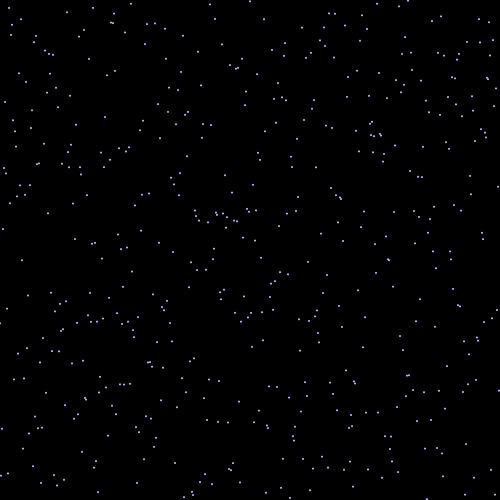
Frame 1 (no input)
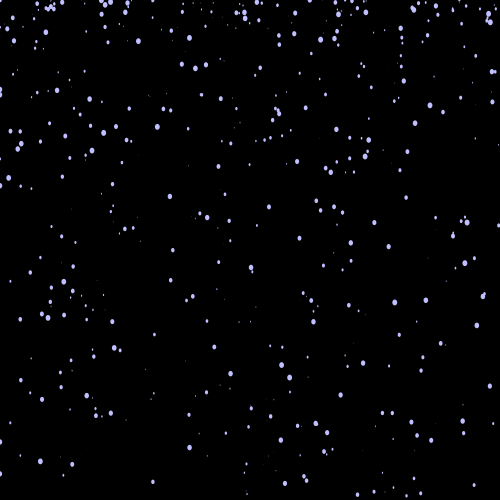
Frame 60 (the mouse pressed at the canvas centre just before this capture)
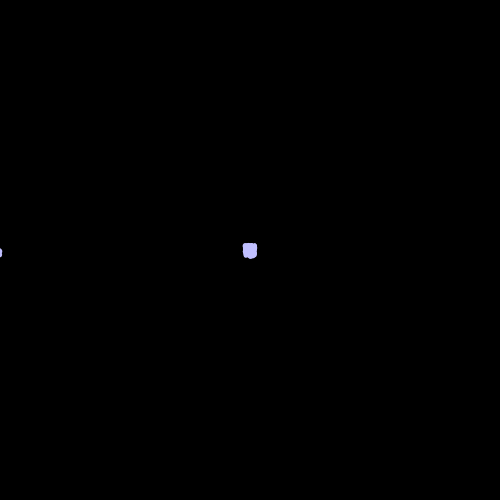
Frame 120 (the mouse held since frame 60 and released just before this capture)

The Processing sketch that drew these frames (run headless with seeded random() and noise(); from frame 60 on, the mouse is pressed at the canvas centre):

// Processing sketch: processing_42363
// ── processing_42363.pde

//Michael Kling
//Object Oriented Programming


//declaration object
color[] myColors={
  #ff00ff, #ff0000,#ff9900,#ffff00,#00ff00,#00ffff
};
Ball myBall;
Ball myBall2;
Ball myBall3;
Ball myBall4;

int NUM_BALLS = 500;
Ball[] myBalls = new Ball[NUM_BALLS];
void setup(){

   size(500,500);
   smooth();
   noStroke();
   
   //array population
  for(int i=0; i < NUM_BALLS; i++){
    myBalls[i] = new Ball();
    myBalls[i].posX = i;
    myBalls[i].posY = random(0,height);
    myBalls[i].acceleration = random(0.1,1);
  }
}

//Draw function
void draw()
{
      background(0,0,0,10);
   //create a new instance
  for(int i=0; i < NUM_BALLS; i++){
  myBalls[i].update();
  }

}
  
  
//classes
  class Ball
  {

    //properties
    int i=0;
   float myDiameter=2;
    float myDiameter2=2;
    float posX = 250;
    float posY = 250;
    float speedX=0;
    float shapeshift=15;
    float speedY=0;
    float acceleration=0.5;
    void update()
    {
      fill(192,191,255);
        ellipse(posX,posY,myDiameter, myDiameter2);
        posX+=speedX;
        posY+=speedY;
        if(posX<mouseX && mousePressed==true){
          speedX=5;
        }
        else if(posX>mouseX && mousePressed==true){
          speedX=-5;
        }
       
        else
        {speedX =speedY;
        }
        
            if(posY<mouseY && mousePressed==true){
          speedY=5;
        }
        else if(posY>mouseY && mousePressed==true){
          speedY=-5;
        }
      
        myDiameter=random(0,5);
        myDiameter2=myDiameter+1;
        shapeshift=random(0,1);
        if(myDiameter>200){
          myDiameter=1;
        }
        if(posX>width){
          posX=0;
          }
        else if (posX<0){
          posX=width;
        }
           if(posY>height){
          posY=0;
          speedY=0;
          speedX=0;
          }
        else if (posY<0){
          posY=height;
        }
        if(speedY<10){
          speedY += acceleration;
        }
    }
  
  }
